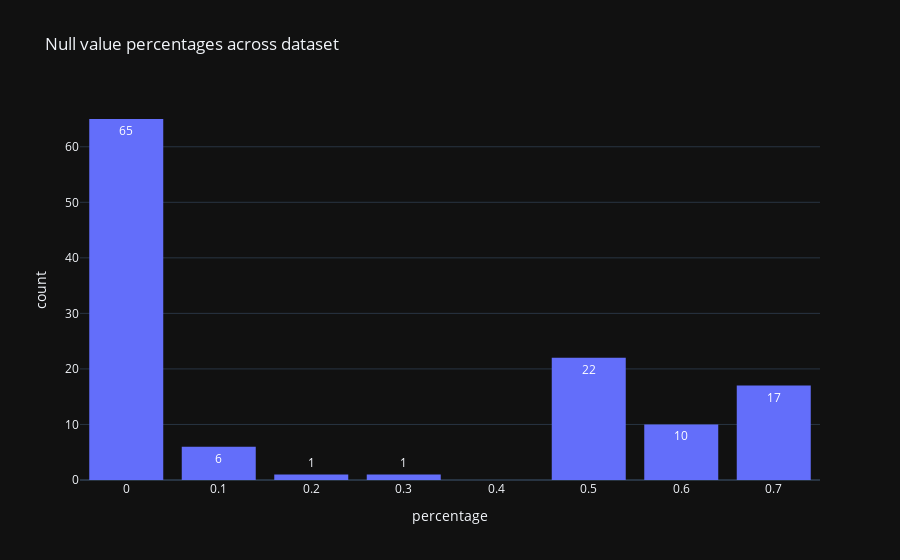

The notebook cell this image was saved under:
### Markdown cell above
### Null values

### Code cell
null_df = (
    application_train.null_count()
    .transpose(include_header=True)
    .rename(mapping={"column": "feature", "column_0": "null_count"})
    .sort(by="null_count", descending=True)
    .with_columns(
        pl.col("null_count")
        .map_elements(lambda x: x / len(application_train), return_dtype=pl.Float32)
        .alias("percentage")
    )
)

px.histogram(
    null_df,
    x="percentage",
    text_auto=True,
    title="Null value percentages across dataset",
).update_layout(bargap=0.2).show()

### Figure 1 — Plotly figure (JSON) as saved in the notebook; plotly's stock layout.template omitted (floating-point values rounded to 4 significant figures)
{"data": [{"alignmentgroup": "True", "bingroup": "x", "hovertemplate": "percentage=%{x}<br>count=%{y}<extra></extra>", "legendgroup": "", "marker": {"color": "#636efa", "pattern": {"shape": ""}}, "name": "", "offsetgroup": "", "orientation": "v", "showlegend": false, "texttemplate": "%{value}", "type": "histogram", "x": [0.6987, 0.6987, 0.6987, 0.6943, 0.6943, 0.6943, 0.6839, 0.6835, 0.6835, 0.6835, 0.6785, 0.6785, 0.6785, 0.665, 0.665, 0.665, 0.6599, 0.5938, 0.5938, 0.5938, 0.5852, 0.5852, 0.5852, 0.5638, 0.5518, 0.5518, 0.5518, 0.533, 0.533, 0.533, 0.5084, 0.5075, 0.5075, 0.5075, 0.5035, 0.5035, 0.5035, 0.5019, 0.5019, 0.5019, 0.5018, 0.4976, 0.4976, 0.4976, 0.4878, 0.4878, 0.4878, 0.4827, 0.474, 0.3135, 0.1983, 0.135, 0.135, 0.135, 0.135, 0.135, 0.135, 0.004201, 0.00332, 0.00332, 0.00332, 0.00332, 0.002146, 0.000904, 3.902e-05, 6.504e-06, 3.252e-06, 0, 0, 0, 0, 0, 0, 0, 0, 0, 0, 0, 0, 0, 0, 0, 0, 0, 0, 0, 0, 0, 0, 0, 0, 0, 0, 0, 0, 0, 0, 0, 0, 0, 0, 0, 0, 0, 0, 0, 0, 0, 0, 0, 0, 0, 0, 0, 0, 0, 0, 0, 0, 0, 0, 0], "xaxis": "x", "yaxis": "y"}], "layout": {"bargap": 0.2, "barmode": "relative", "legend": {"tracegroupgap": 0}, "title": {"text": "Null value percentages across dataset"}, "xaxis": {"anchor": "y", "domain": [0, 1], "title": {"text": "percentage"}}, "yaxis": {"anchor": "x", "domain": [0, 1], "title": {"text": "count"}}}}
